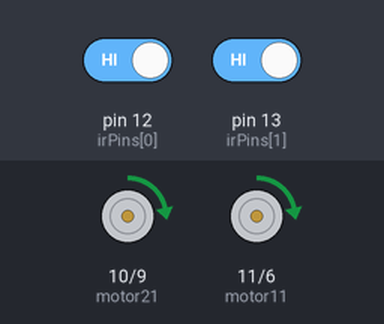
This sketch was run on a simulated Arduino Uno, built with avr-gcc and run on an emulated ATmega328P. Parts: motor-driver pin pairs drawn as motors (green arrow = first pin HIGH = forward, orange = second pin HIGH = backward, longer = more drive). The inputs (shaded band) are chosen by the test bench; at power-on: pin 12 (irPins[0]) HIGH, pin 13 (irPins[1]) HIGH. What the sketch prints to the serial monitor is not drawn.

Above: at 0.1 s.
Timing chart, 0 to 1.6 s (numbered marks = the images above):
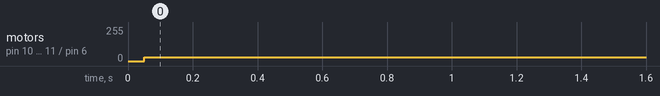

The sketch:

codigoDefinitivoV1.ino
```cpp
const int irPins[2] = {12, 13};
int irSensorDigital[2] = {0,0};
int i,j = 0;
int d = 1000;


int irSensors = B00;


int motor11 = 11;
int motor12 = 6;
int motor21 = 10;
int motor22 = 9;


void setup () {
  pinMode (motor11, OUTPUT);
  pinMode (motor12, OUTPUT);
  pinMode (motor21, OUTPUT);
  pinMode (motor22, OUTPUT);


    /* Set-up IR sensor pins as input */
  for (int i = 0; i <= 1; i++)
  {pinMode(irPins[i], INPUT);}

  Serial.begin(9600);


}
void loop (){
    scanD();
    check();
    //go();

    /*motor_left();
    stopmeR();
    delay(2000);
    motor_right();
    stopmeL();
    delay(2000);*/
}


void motor_left(){
  analogWrite (motor11, 30);
  analogWrite (motor12, 0);
}

void motor_right (){
  analogWrite (motor21, 30);
  analogWrite (motor22, 0);
}

void go()
{
    Serial.println("                         forward ");
     analogWrite(motor21, 30);
     analogWrite(motor22, 0);

     analogWrite(motor11, 30);
     analogWrite(motor12, 0);

}


void stopme()
{
     Serial.println("                         stop");

     digitalWrite(motor11, LOW);
     digitalWrite(motor12, LOW);

     digitalWrite(motor21, LOW);
     digitalWrite(motor22, LOW);

}

void stopmeR()
{
     Serial.println("                         stop");

     digitalWrite(motor21, LOW);
     digitalWrite(motor22, LOW);

}

void stopmeL()
{
     Serial.println("                         stop");

     digitalWrite(motor11, LOW);
     digitalWrite(motor12, LOW);
}


void scanD()
{
  for ( byte count = 0; count < 2;count++ )
{
  irSensorDigital[count] = digitalRead(irPins[count]);
  //Serial.print(irSensorDigital[count]);

}

  //Serial.print("|");
  //Serial.println(".");
  delay (50);
}
void check(){
     switch (irSensors) {

      /* case(B0000):
       go();
       delay(20);
       break;

       case(B1000):
       motor_left();
       stopmeR();
       delay(20);
       break;

       case(B1100):
       motor_left();
       stopmeR();
       delay(20);
       break;

       case(B0110):
       go();
       delay(20);
       break;

       case(B0011):
       motor_right();
       stopmeL();
       delay(20);
       break;

       case(B0001):
       motor_right();
       stopmeL();
       delay(20);
       break;

       case(B1111):
       stopme();
       delay(20);
       break; */


        case(B00):
        go();
        delay(60);
        break;

        case(B01):
        motor_left();
        stopmeR();
        delay(60);
        break;

        case(B10):
        motor_right();
        stopmeL();
        delay(60);
        break;

        case(B11):
        go();
        delay(60);
        break;


     default:
     stopmeL();
     stopmeR();
     delay(60);

  }
}
```

Measured:
- by itself, motor on pin 10 (motor21) / pin 9 (motor22), motor on pin 11 (motor11) / pin 6 (motor12): stopped → forward 30/255 at 0.05 s
